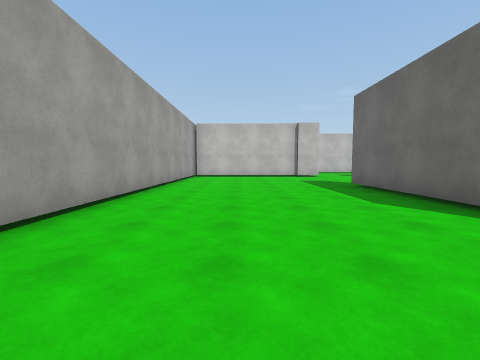
view 1 (above)

21 first-person views from a walk through a 3-D level made in the Unity game engine. The camera is 1.3 m above the floor, tilts 4° down and sees 90° across. The floor is counted in squares, 2 m on a side. Each view is taken from the middle of a square. On the plan, view 1 faces up. The plan holds only what a view shows up to about 9 squares ahead; the rest is blank. The place goes on beyond the plan. Surface patterns are stand-ins for the level's own textures.

view 2
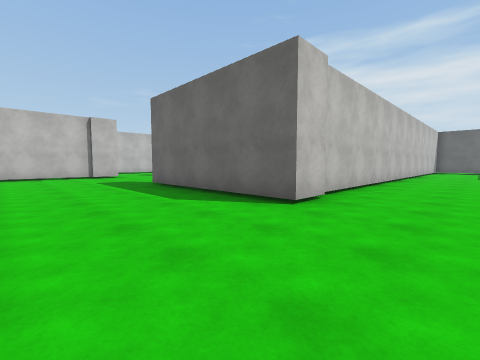

view 3
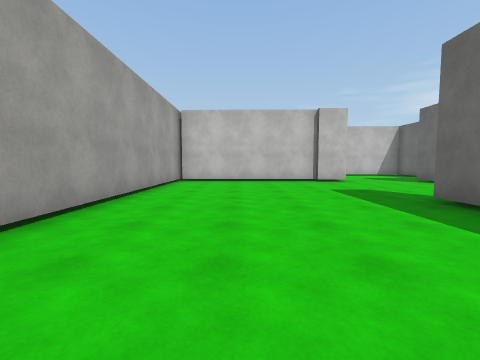

view 4
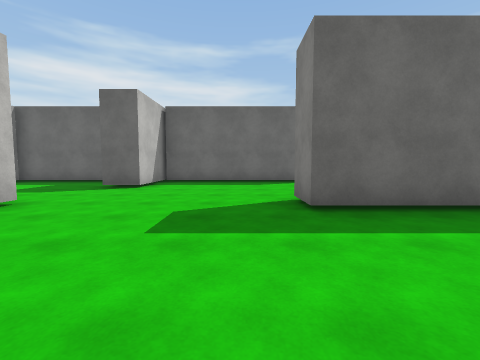

view 5
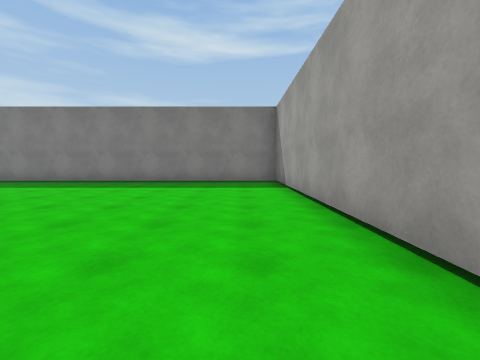

view 6
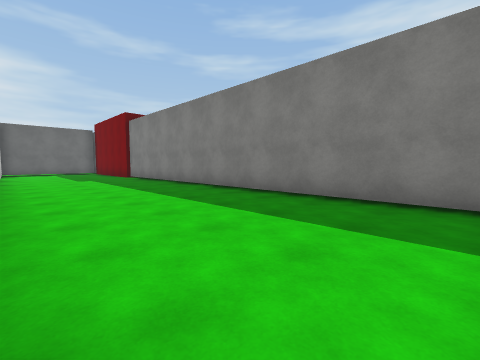

view 7
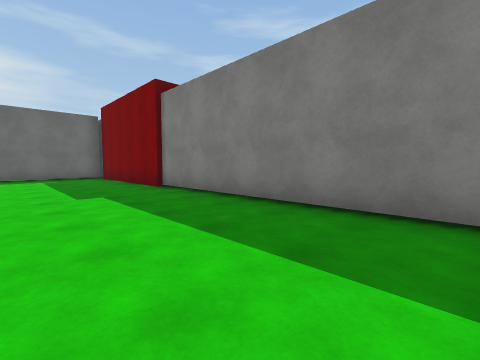

view 8
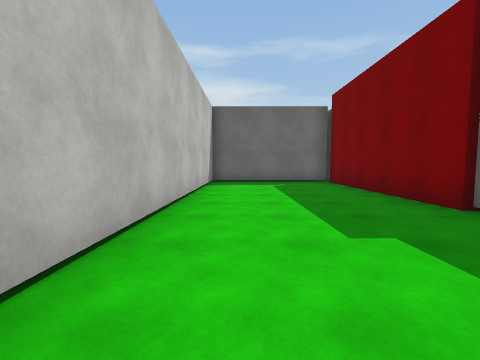

view 9
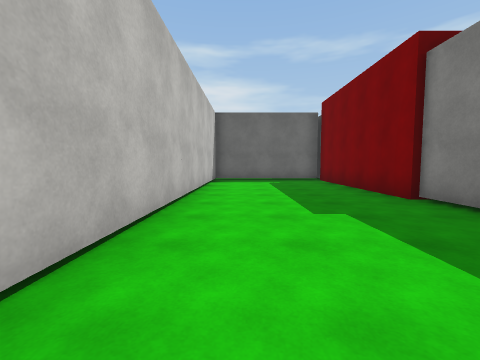

view 10
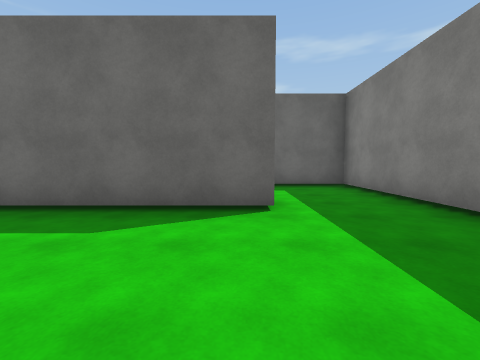

view 11
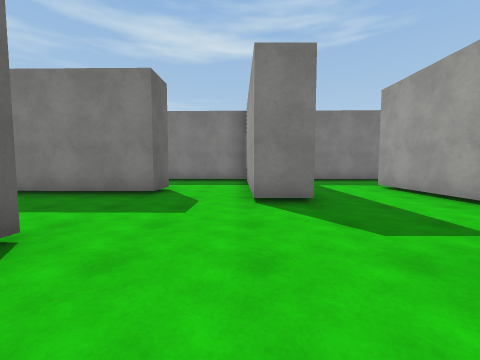

view 12
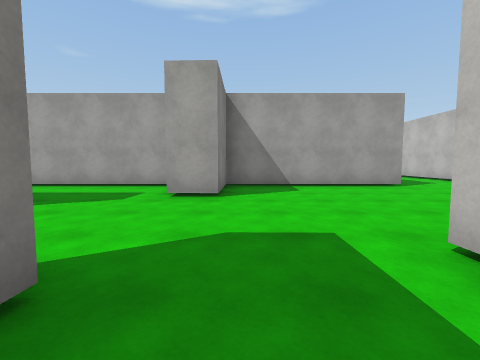

view 13
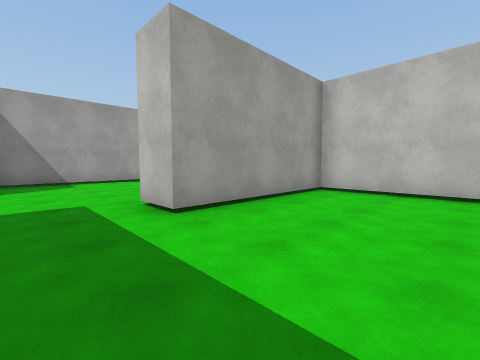

view 14
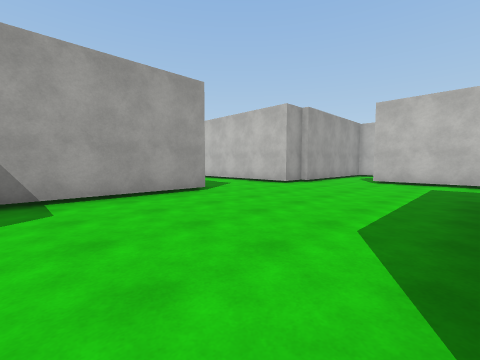

view 15
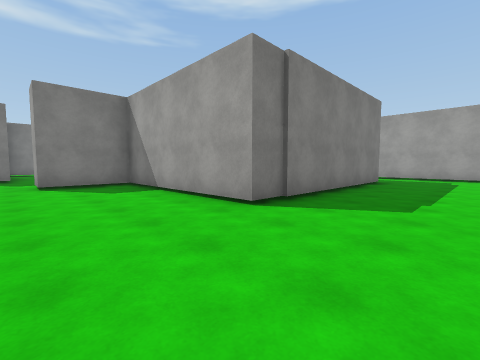

view 16
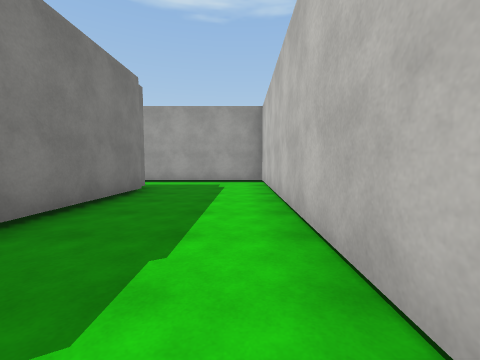

view 17
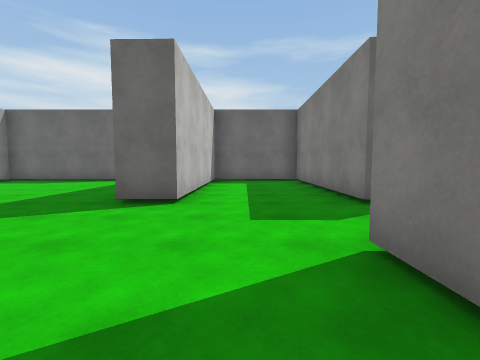

view 18
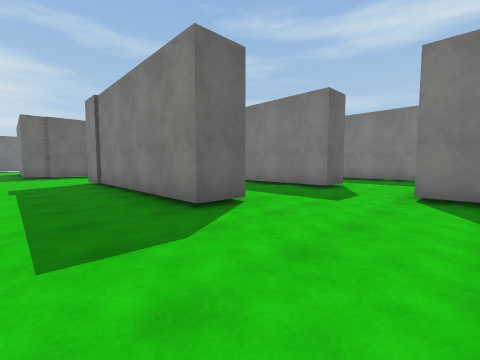

view 19
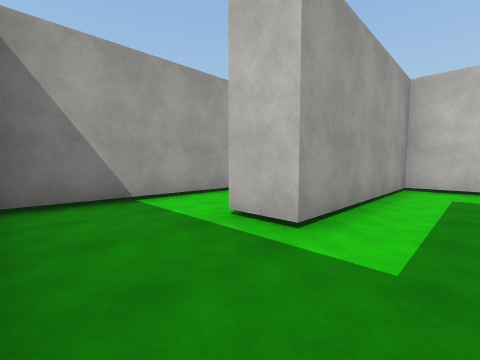

view 20
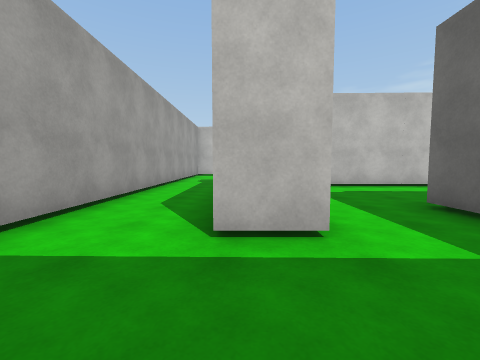

view 21
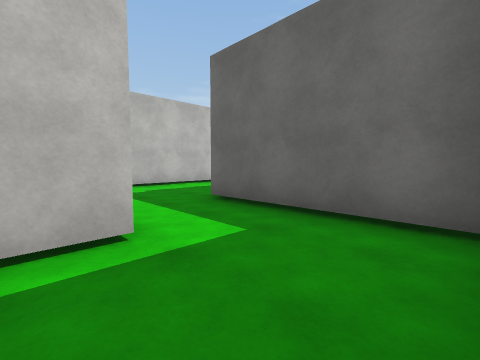

### Floor plan
Points are (right, up) in squares from view 1. A wall is a line through its corners. A room is listed if a view was taken in it or the views show most of it. See-through windows are left out.
Room 1 (views 1, 2, 3, 4, 5, 6, 7, 8, 9, 10)
walls: (4.4, 2) (3.3, 2) (3.3, 7) (4.2, 7); (8.3, 5.5) (8.3, 10.6); (8.7, 10.6) (6.4, 10.7) (6.4, 11.7); (3.9, 11.5) (2.8, 11.5); (2.8, 11.7) (-2.2, 11.8) (-2.2, -2.2) (20, -2.2); (8.3, 12.8) (8.3, 15.6); (19.3, -2) (19.3, 1.9) (4.5, 2.2)
ways out: opening at (9, 4.5) to room 2
Room 2 (views 11, 14, 15, 16, 17, 18)
walls: (15.3, 13.5) (14.2, 13.5); (9.5, 20.6) (9.5, 19.6) (0.8, 19.8) (0.8, 15); (9.8, 21.5) (9.8, 20.5); (9.3, 10) (9.3, 5.5); (11.8, 8) (12.8, 8) (12.8, 5.5); (14.8, 5.9) (14.8, 7) (19.8, 6.9) (19.8, 9.9) (14.8, 10) (14.9, 11); (3.4, 16.7) (9.3, 16.6) (9.3, 11.6) (11.4, 11.6) (11.4, 10.5); (2.8, 15.6) (2.8, 16.6); (7.8, 3.1) (11.8, 3.1) (11.8, 5.1)
ways out: opening at (9, 4.5) to room 1; opening at (15, 12.5) to room 3; opening at (1.5, 16) to room 4; opening at (13.5, 6.5)
Room 3 (views 12, 13)
walls: (19.8, 13.5) (19.8, 17.4) (15.3, 17.5) (15.3, 13.5); (14.9, 11) (20.8, 10.9)
ways out: opening at (15, 12.5) to room 2; opening at (20, 12.5)
Room 4 (views 19, 20, 21)
walls: (0.8, 15) (-0.2, 15); (-2.2, 21.5) (-2.2, 12.9); (2.8, 12.9) (2.8, 15.6)
ways out: opening at (1.5, 16) to room 2

Where each view was taken, in squares from view 1:
view 1: 0 up, 0 right, facing up
view 2: 0 up, 0 right, facing up-right
view 3: 3 up, 0 right, facing up
view 4: 8 up, 0 right, facing right
view 5: 6 up, 1 left, facing down
view 6: 2 up, 3 right, facing down-right
view 7: 1 up, 8 right, facing down-right
view 8: 1 up, 11 right, facing right
view 9: 1 up, 10 right, facing right
view 10: 6 up, 5 right, facing right
view 11: 12 up, 13 right, facing down
view 12: 12 up, 16 right, facing left
view 13: 12 up, 18 right, facing up-left
view 14: 13 up, 14 right, facing up-left
view 15: 19 up, 12 right, facing down-left
view 16: 19 up, 9 right, facing left
view 17: 9 up, 11 right, facing right
view 18: 13 up, 12 right, facing down-right
view 19: 13 up, 2 right, facing up-left
view 20: 13 up, 0 right, facing up
view 21: 13 up, 0 right, facing up-right
